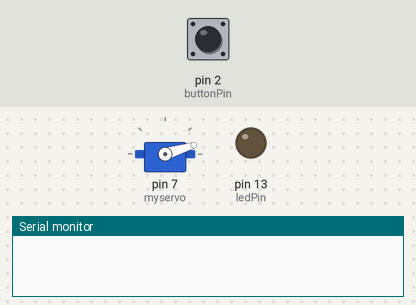
This program was run on a simulated Arduino Nano, built with avr-gcc and run on an emulated ATmega328P. On the bench: servo, output pins drawn as LEDs (lit = HIGH), the last lines printed to the serial monitor. The test bench sets the inputs (shaded band); at power-on: pin 2 (buttonPin) HIGH.

Above: at 1.2 s.
1.3 s: pin 2 (buttonPin) pulled LOW for 0.15 s
At 2.3 s:
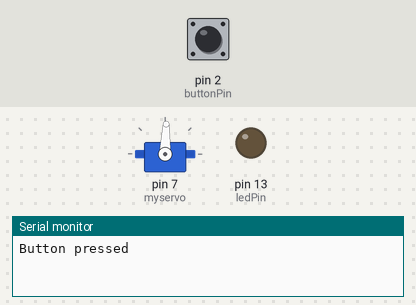
4.4 s: pin 2 (buttonPin) pulled LOW for 1 s
At 7.7 s:
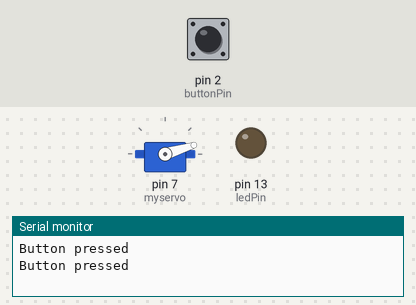
8.4 s: pin 2 (buttonPin) pulled LOW for 3.2 s
At 8.8 s:
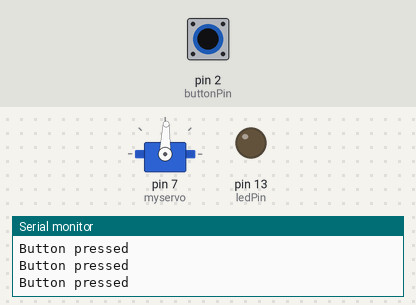
Timing chart, 0 to 12.4 s (numbered marks = the images above; inputs shaded):
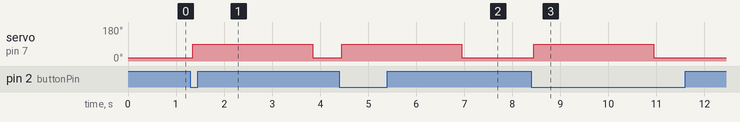

Measured:
- after the input at 1.3 s, servo on pin 7 (myservo): 17° → 88° after 0.05 s, → 17° 2.5 s later
- after the input at 4.4 s, servo on pin 7 (myservo): 17° → 88° after 0.05 s, → 17° 2.5 s later
- after the input at 8.4 s, servo on pin 7 (myservo): 17° → 88° after 0.05 s, → 17° 2.5 s later

The program:

main.cpp
```cpp
#include <Arduino.h>
#include <Servo.h>

Servo myservo;
// int angle = 1;
// int dir = 1;

const int angleOpen = 88;
const int angleClosed = 17;
const int openDelay = 2500;

const int buttonPin = 2;    // the number of the pushbutton pin
const int ledPin = 13;      // the number of the LED pin

int buttonState = LOW;             // the current reading from the input pin
int lastButtonState = HIGH;   // the previous reading from the input pin

unsigned long lastDebounceTime = 0;  // the last time the output pin was toggled
unsigned long debounceDelay = 50;    // the debounce time; increase if the output flickers


void setup() {
  myservo.attach(7);
  myservo.write(angleClosed);

  pinMode(buttonPin, INPUT_PULLUP);
  pinMode(ledPin, OUTPUT);

  Serial.begin(9600);
}

void moveServo() {
  myservo.write(angleOpen);
  delay(openDelay);
  myservo.write(angleClosed);
}

void loop() {

  int reading = digitalRead(buttonPin);

  if (reading != lastButtonState) {
    lastDebounceTime = millis();
  }

  if ((millis() - lastDebounceTime) > debounceDelay) {
    if (reading != buttonState) {
      buttonState = reading;

      if (buttonState == LOW) {
        Serial.println("Button pressed");
        moveServo();
      }
    }
  }

  lastButtonState = reading;


}
```
